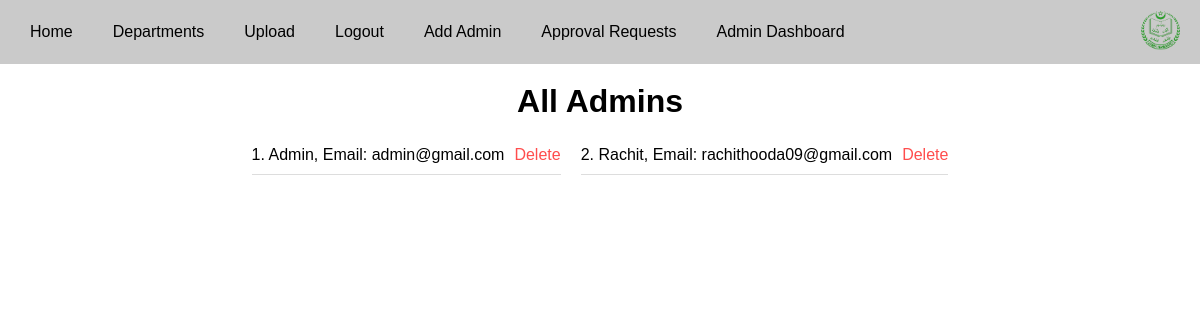
The app's page /admin/admons (signed in), older data.
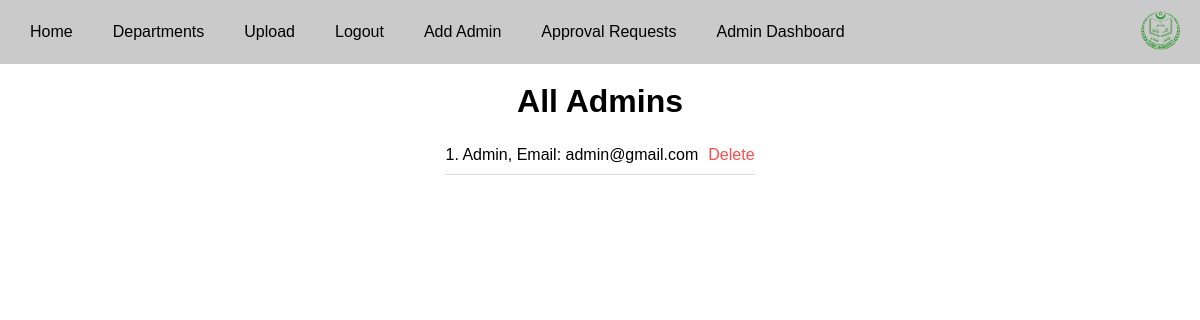
The same page, newer data.
### website/models.py (models this page shows, shortened)
class User(db.Model):
    id = db.Column(db.Integer(),primary_key=True)
    username = db.Column(db.String(100))
    password = db.Column(db.String(50))
    email = db.Column(db.String(200))
    user_admin = db.Column(db.Boolean(), default=False)

### website/admin.py (the view)
@admin_.route('/admons')
def admons():
     if not current_user.is_authenticated:
          flash("You do not have access!")
          return redirect(url_for('views.home'))
     admins = User.query.all()
     return render_template("admons.html", admins=admins)

### website/__init__.py (called while the page is built)
def create_app():
    app = Flask(__name__)
    app.config['SECRET_KEY'] = key
    app.config['UPLOAD_FOLDER'] = UPLOAD_FOLDER
    app.config['SQLALCHEMY_DATABASE_URI'] = f"sqlite:///{DB_NAME}"
    db.init_app(app)
    '''
    checks if the /static/upload folder exists, if not then creates one
    solved my issue of "file not found" when uploading
    '''
    if not path.exists(UPLOAD_FOLDER):
        makedirs(UPLOAD_FOLDER)
    from .views import views
    from .admin import admin_
    app.register_blueprint(views, url_prefix='/')
    app.register_blueprint(admin_, url_prefix='/admin')
    create_database(app)
    login_manager = LoginManager()
    login_manager.login_view = "admin_.login"
    login_manager.init_app(app)
    @login_manager.user_loader
    def load_user(id):
        from .models import User
        return User.query.get(int(id))
    return app

### website/templates/admons.html (shortened to what this page needs)
{% extends "base.html" %}
{%block content%}
<div class="container">
    <div class="intro-div">
        <h1>All Admins</h1>
    </div>
    <br>
    <div class="card-container">
        {% if admins %}
            {% for admin in admins %}
                    <div class="file-container">
                        <div class="file-details">
                            <span>{{ admin.id }}. {{ admin.username }}, Email: {{ admin.email }}</span>
                            <div>
                                <a href="{{ url_for('admin_.delete_admin', aid=admin.id) }}" class="delete-link">Delete</a>
                            </div>
                        </div>
                    </div>
            {% endfor %}
        {% else %}
            <br>
            <h3>No Admins</h3>
        {% endif %}
</div>
{%endblock%}

Row changes from the older to the newer data that the page shows:
removed User: id "2", username "Rachit", email "rachithooda09@gmail.com"
